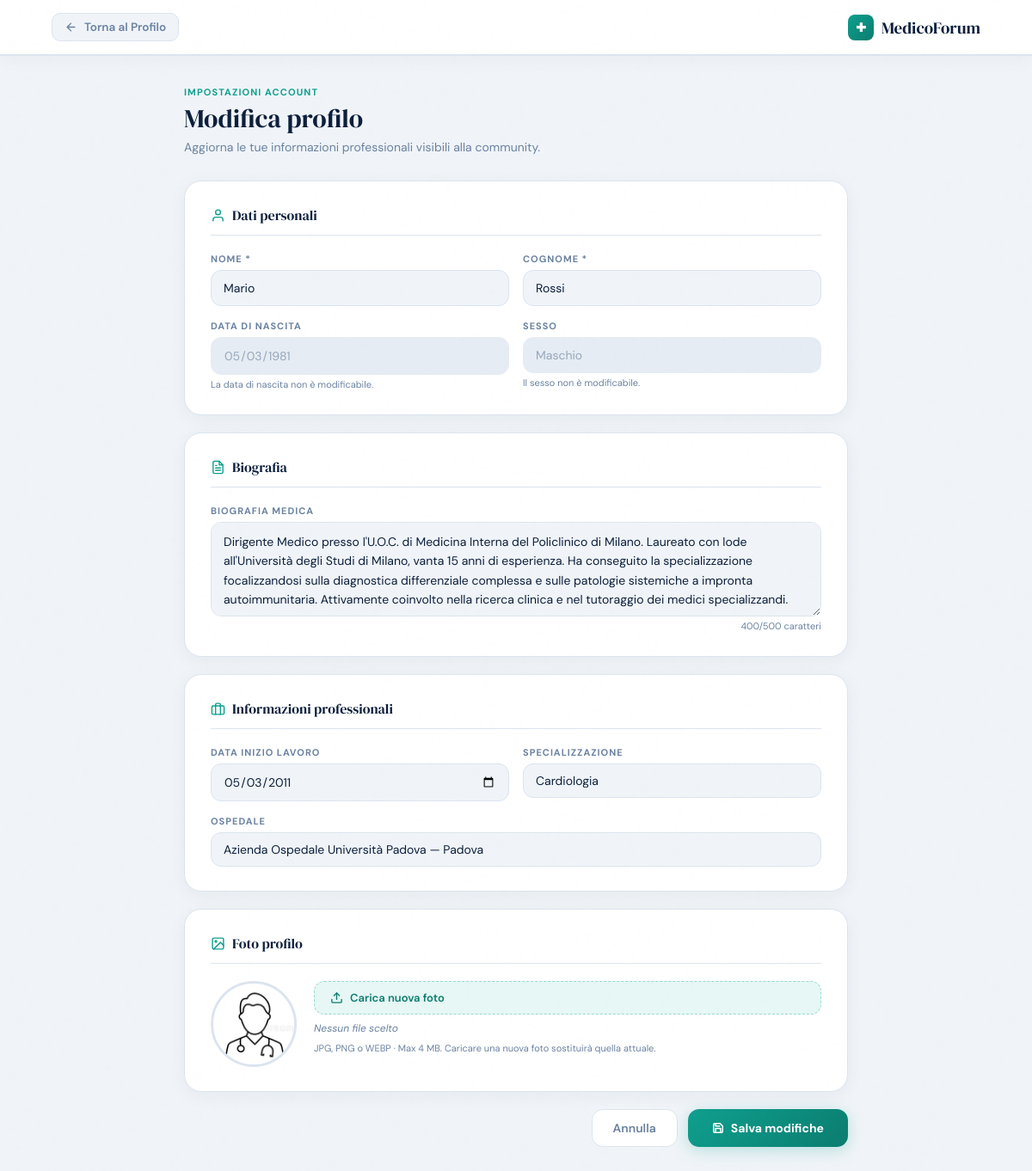
The app's page /frontend/modifica_profilo.php (signed in), older data.
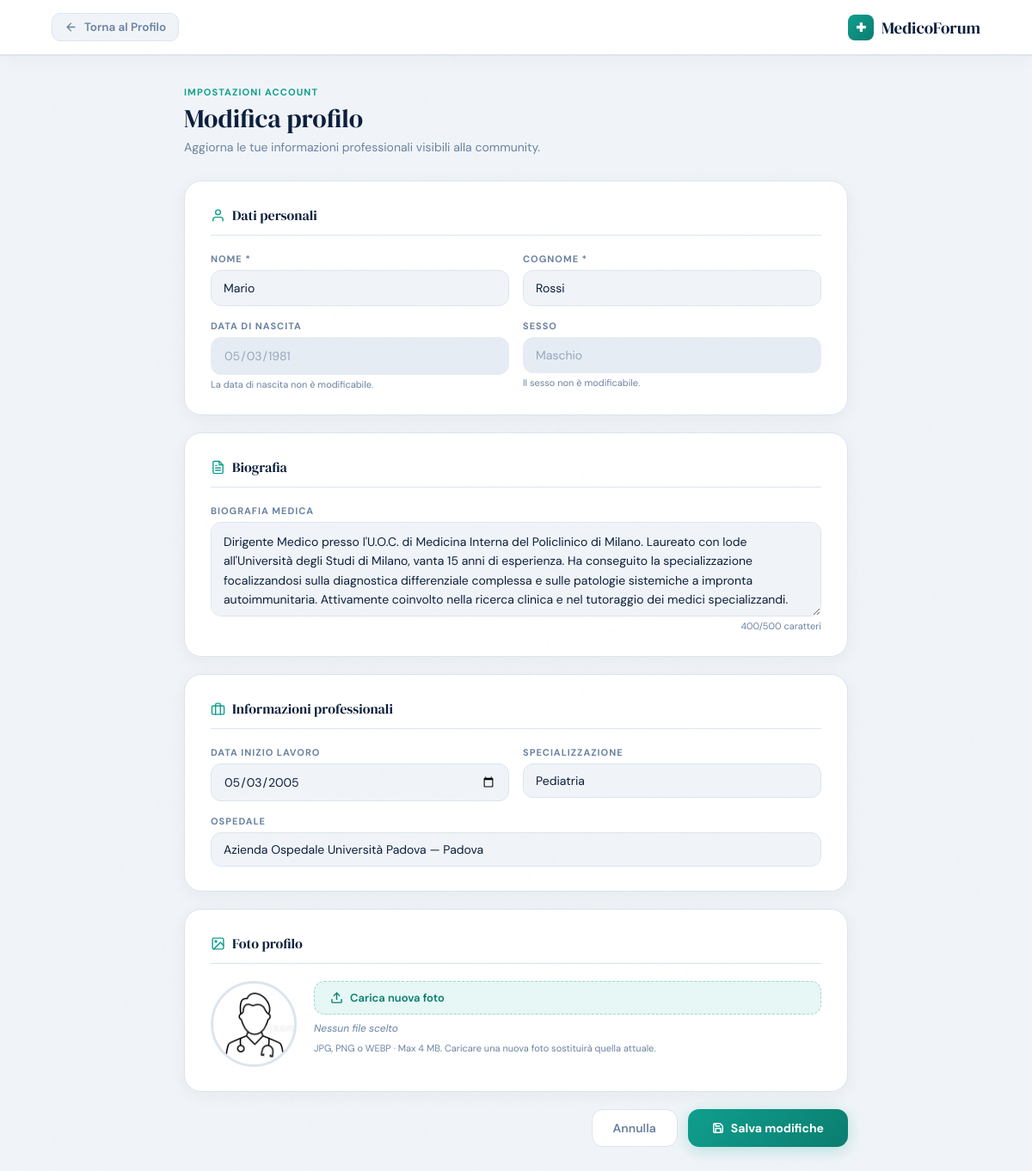
The same page, newer data.
### tables this page shows
CREATE TABLE `dottori` (
  `id_dottore` int(11) NOT NULL,
  `nome` varchar(30) NOT NULL,
  `cognome` varchar(30) NOT NULL,
  `sesso` varchar(1) NOT NULL,
  `data_nascita` date DEFAULT NULL,
  `data_inizio_lavoro` date DEFAULT NULL,
  `foto_profilo` varchar(500) DEFAULT NULL,
  `specializzazione` int(11) NOT NULL,
  `ospedale` int(11) NOT NULL,
  `biografia` varchar(500) DEFAULT NULL
);

CREATE TABLE `specializzazioni` (
  `codice` int(11) NOT NULL,
  `nome` varchar(50) NOT NULL,
  `descrizione` varchar(500) DEFAULT NULL
);

CREATE TABLE `ospedali` (
  `id_ospedale` int(11) NOT NULL,
  `nome` varchar(50) NOT NULL,
  `provincia` varchar(50) NOT NULL,
  `citta` varchar(50) NOT NULL,
  `via` varchar(50) NOT NULL,
  `civico` int(11) NOT NULL
);

### frontend/modifica_profilo.php (the view, shortened to what this page needs)
<?php
require_once 'database.php';
try {
  $connessione = new PDO("mysql:host=$host;dbname=$db", $user, $password);
  $connessione->setAttribute(PDO::ATTR_ERRMODE, PDO::ERRMODE_EXCEPTION);
} catch (PDOException $e) {
  die("Errore nella gestione del database: " . $e->getMessage());
}
$sql = "SELECT dottori.nome, dottori.cognome, dottori.biografia, dottori.data_inizio_lavoro,
               dottori.data_nascita, dottori.sesso, dottori.foto_profilo,
               dottori.ospedale AS id_ospedale, dottori.specializzazione AS cod_spec
        FROM dottori
        WHERE id_dottore = ?";
$stmt = $connessione->prepare($sql);
$stmt->execute([$_SESSION['utente']]);
$dottore = $stmt->fetch(PDO::FETCH_ASSOC);
$stmt_spec = $connessione->prepare("SELECT codice, nome FROM specializzazioni ORDER BY nome");
$stmt_spec->execute();
$specializzazioni = $stmt_spec->fetchAll(PDO::FETCH_ASSOC);
$stmt_osp = $connessione->prepare("SELECT id_ospedale, nome, citta FROM ospedali ORDER BY nome");
$stmt_osp->execute();
$ospedali = $stmt_osp->fetchAll(PDO::FETCH_ASSOC);
?>
<!DOCTYPE html>
<html lang="it">
<head>
</head>
<body>
  <header>
    <a href="profilo.php" class="back-btn">
      <svg width="15" height="15" viewBox="0 0 24 24" fill="none" stroke="currentColor" stroke-width="2.2"
        stroke-linecap="round" stroke-linejoin="round">
        <path d="M19 12H5M12 19l-7-7 7-7" />
      </svg>
      Torna al Profilo
    </a>
    <a href="home.php" class="nav-logo">
      <span class="cross">✚</span>
      MedicoForum
    </a>
  </header>
  <div class="page-wrapper">
    <div class="page-header">
      <div class="page-label">Impostazioni account</div>
      <div class="page-title">Modifica profilo</div>
      <div class="page-subtitle">Aggiorna le tue informazioni professionali visibili alla community.</div>
    </div>
    <form method="POST" action="modifica_profilo.php" enctype="multipart/form-data">
      <div class="form-card">
        <div class="card-section-title">
          <svg width="17" height="17" viewBox="0 0 24 24" fill="none" stroke="var(--teal)" stroke-width="2"
            stroke-linecap="round" stroke-linejoin="round">
            <path d="M20 21v-2a4 4 0 0 0-4-4H8a4 4 0 0 0-4 4v2" />
            <circle cx="12" cy="7" r="4" />
          </svg>
          Dati personali
        </div>
        <div class="form-grid">
          <div class="field">
            <label class="field-label" for="nome">Nome *</label>
            <input type="text" id="nome" name="nome" value="<?= htmlspecialchars($dottore['nome']) ?>" required
              maxlength="100">
          </div>
          <div class="field">
            <label class="field-label" for="cognome">Cognome *</label>
            <input type="text" id="cognome" name="cognome" value="<?= htmlspecialchars($dottore['cognome']) ?>" required
              maxlength="100">
          </div>
          <div class="field">
            <label class="field-label">Data di nascita</label>
            <input type="date" id="data_nascita" value="<?= htmlspecialchars($dottore['data_nascita'] ?? '—') ?>"
              readonly>
            <span class="field-hint">La data di nascita non è modificabile.</span>
          </div>
          <div class="field">
            <label class="field-label">Sesso</label>
            <input type="text" value="<?= $dottore['sesso'] === 'm' ? 'Maschio' : 'Femmina' ?>" readonly>
            <span class="field-hint">Il sesso non è modificabile.</span>
          </div>
        </div>
      </div>
      <div class="form-card">
        <div class="card-section-title">
          Biografia
        </div>
        <div class="form-grid full">
          <div class="field">
            <label class="field-label" for="biografia">Biografia medica</label>
            <textarea id="biografia" name="biografia" maxlength="500"
              placeholder="Descrivi la tua esperienza clinica, aree di interesse e approccio alla medicina…"><?= htmlspecialchars($dottore['biografia'] ?? '') ?></textarea>
            <span class="char-count" id="charCount">
              <span id="charNum"><?= mb_strlen($dottore['biografia'] ?? '') ?></span>/500 caratteri
            </span>
          </div>
        </div>
      </div>
      <div class="form-card">
        <div class="card-section-title">
          <svg width="17" height="17" viewBox="0 0 24 24" fill="none" stroke="var(--teal)" stroke-width="2"
            stroke-linecap="round" stroke-linejoin="round">
            <rect x="2" y="7" width="20" height="14" rx="2" />
            <path d="M16 21V5a2 2 0 0 0-2-2h-4a2 2 0 0 0-2 2v16" />
          </svg>
          Informazioni professionali
        </div>
        <div class="form-grid">
          <div class="field">
            <label class="field-label" for="data_inizio_lavoro">Data inizio lavoro</label>
            <input type="date" id="data_inizio_lavoro" name="data_inizio_lavoro"
              value="<?= htmlspecialchars($dottore['data_inizio_lavoro'] ?? '') ?>">
          </div>
          <div class="field">
            <label class="field-label" for="specializzazione">Specializzazione</label>
            <select id="specializzazione" name="specializzazione">
              <?php foreach ($specializzazioni as $s): ?>
                <option value="<?= htmlspecialchars($s['codice']) ?>" <?= $s['codice'] == $dottore['cod_spec'] ? 'selected' : '' ?>>
                  <?= htmlspecialchars($s['nome']) ?>
                </option>
              <?php endforeach; ?>
            </select>
          </div>
          <div class="field" style="grid-column: 1 / -1">
            <label class="field-label" for="ospedale">Ospedale</label>
            <select id="ospedale" name="ospedale">
              <?php foreach ($ospedali as $o): ?>
                <option value="<?= htmlspecialchars($o['id_ospedale']) ?>" <?= $o['id_ospedale'] == $dottore['id_ospedale'] ? 'selected' : '' ?>>
                  <?= htmlspecialchars($o['nome'] . ' — ' . $o['citta']) ?>
                </option>
              <?php endforeach; ?>
            </select>
          </div>
        </div>
      </div>
      <div class="form-card">
        <div class="card-section-title">
          <svg width="17" height="17" viewBox="0 0 24 24" fill="none" stroke="var(--teal)" stroke-width="2"
            stroke-linecap="round" stroke-linejoin="round">
            <rect x="3" y="3" width="18" height="18" rx="2" />
            <circle cx="8.5" cy="8.5" r="1.5" />
            <polyline points="21 15 16 10 5 21" />
          </svg>
          Foto profilo
        </div>
        <div class="foto-wrap">
          <div class="foto-preview-box">
            <img src="img/<?= htmlspecialchars($dottore['foto_profilo']) ?>" id="fotoPreview" alt="Foto attuale">
          </div>
          <div class="foto-upload-col">
            <label class="foto-upload-label" for="foto_profilo">
              <svg width="15" height="15" viewBox="0 0 24 24" fill="none" stroke="currentColor" stroke-width="2.2"
                stroke-linecap="round" stroke-linejoin="round">
                <path d="M21 15v4a2 2 0 0 1-2 2H5a2 2 0 0 1-2-2v-4" />
                <polyline points="17 8 12 3 7 8" />
                <line x1="12" y1="3" x2="12" y2="15" />
              </svg>
              Carica nuova foto
            </label>
            <div class="foto-name" id="fotoName">Nessun file scelto</div>
            <div class="foto-hint">JPG, PNG o WEBP · Max 4 MB. Caricare una nuova foto sostituirà quella attuale.</div>
          </div>
        </div>
      </div>
      <div class="submit-row">
        <a href="profilo.php" class="btn-cancel">Annulla</a>
        <button type="submit" class="btn-save">
          <svg width="14" height="14" viewBox="0 0 24 24" fill="none" stroke="currentColor" stroke-width="2.5"
            stroke-linecap="round" stroke-linejoin="round">
            <path d="M19 21H5a2 2 0 0 1-2-2V5a2 2 0 0 1 2-2h11l5 5v11a2 2 0 0 1-2 2z" />
            <polyline points="17 21 17 13 7 13 7 21" />
            <polyline points="7 3 7 8 15 8" />
          </svg>
          Salva modifiche
        </button>
      </div>
    </form>
  </div>
</body>
</html>

Row changes from the older to the newer data that the page shows:
changed dottori "Mario": data_inizio_lavoro "05/03/2011" → "05/03/2005"; specializzazione "Cardiologia" → "Pediatria"
